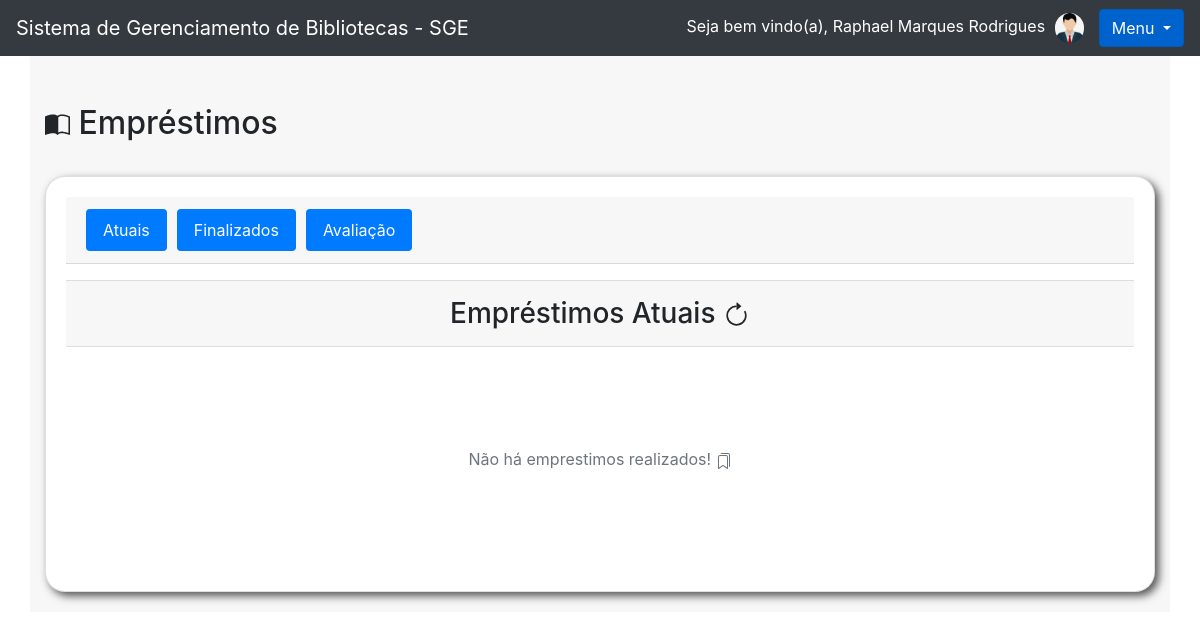
Screenshot of /livro/emprestimos/ (signed in) with the database file from the repository.
### usuarios/models.py (models this page shows)
class Usuario(models.Model):
    img = models.ImageField(upload_to='avatar_usuario', null=True, blank=True)
    nome = models.CharField(max_length=30)
    email = models.EmailField()
    senha = models.CharField(max_length=64)
    def __str__(self) -> str:
        return self.nome

### livro/views.py (the view)
# urls.py: path('emprestimos/', views.emprestimos, name='emprestimos'),
def emprestimos(request):
    usuario = Usuario.objects.get(id = request.session['usuario'])
    emprestimos = Emprestimos.objects.filter(nome_emprestado = usuario)
    livros_disponiveis = Livros.objects.filter(emprestado = False)
    livros_emprestados = Livros.objects.filter(emprestado = True)
    form = CadastroLivro()
    return render(request, 'emprestimos.html', {'usuario_logado': request.session['usuario'],
                                                'emprestimos': emprestimos,
                                                'livros_disponiveis': livros_disponiveis,
                                                'livros_emprestados': livros_emprestados,
                                                'usuario': usuario,
                                                'form': form})

### livro/models.py (called while the page is built)
    def __str__(self):
        return self.nome

    def __str__(self):
        return self.nome

### livro/templates/emprestimos.html (shortened to what this page needs)
{% extends 'base.html' %}
{% block 'conteudo' %}
    <div class="container">
        <br>
        <br>
        <h2> Empréstimos</h2>
        <div class="card text-center">
            <div class="card-header">
                <ul class="nav nav-pills card-header-pills">
                    <li class="nav-item">
                        <button id="botao_atuais" class="btn nav-link active" onclick="mostrar_cards(1)">Atuais</button>
                    </li>
                    <li class="nav-item">
                        <button id="botao_finalizados" class="btn nav-link active" onclick="mostrar_cards(2)">Finalizados</button>
                    </li>
                    <li class="nav-item">
                        <button id="botao_avaliacao" data-toggle="modal" data-target="#exampleModalLong2" class="btn nav-link active">Avaliação</button>
                    </li>
                </ul>
            </div>
        <div id="atuais">
            <div class="cabecalho">
                <hr>
                <h3>Empréstimos Atuais  </h3>
                <hr>
            </div>
            <div id="vazio_atuais" class="vazio_atuais">
                <p class="text-muted" style="text-align: center">Não há emprestimos realizados!  </p>
            </div>
        </div>
    </div>
{% endblock %}

### templates/base.html (shortened to what this page needs)
<!doctype html>
<html lang="pt-BR">
<head>
    <link rel="stylesheet" href="https://cdn.jsdelivr.net/npm/bootstrap@4.5.3/dist/css/bootstrap.min.css">
</head>
<body>
    <nav class="navbar navbar-dark bg-dark">
        <a class="navbar-brand" href="{% url 'home' %}">Sistema de Gerenciamento de Bibliotecas - SGE</a>
        {% if usuario_logado %}
        <div style="width: 50%; text-align: right" class="navbar-brand-sm">
            <a style="color: white">Seja bem vindo(a), {{usuario}}</a>
            <img style="width: 5%; border-radius: 100%; margin-left: 5px" src="{{usuario.img.url}}">
        </div>
        <div class="dropdown show">
            <a class="btn btn-primary dropdown-toggle" href="#" role="button" id="dropdownMenuLink" data-toggle="dropdown" aria-haspopup="true" aria-expanded="false">
                Menu
            </a>
        </div>
        {% endif %}
    </nav>
    {% block 'conteudo' %} {% endblock %}
</body>
</html>

### livro/templates/emprestimos.html (style rules this page uses)
.vazio_atuais { margin-top: 100px; margin-bottom: 100px; text-align: center; display: block; }
.card { background-color: white; padding: 20px; margin-top: 3%; border-radius: 20px; box-shadow: 4px 4px 8px #555555; }
.nav-item { margin-left: 10px; }
.cabecalho { background-color: #f7f7f7; }
.container { background-color: #f7f7f7; padding-bottom: 20px; }

### rows the page displays
Usuario: nome "Raphael Marques Rodrigues", img (picture)
